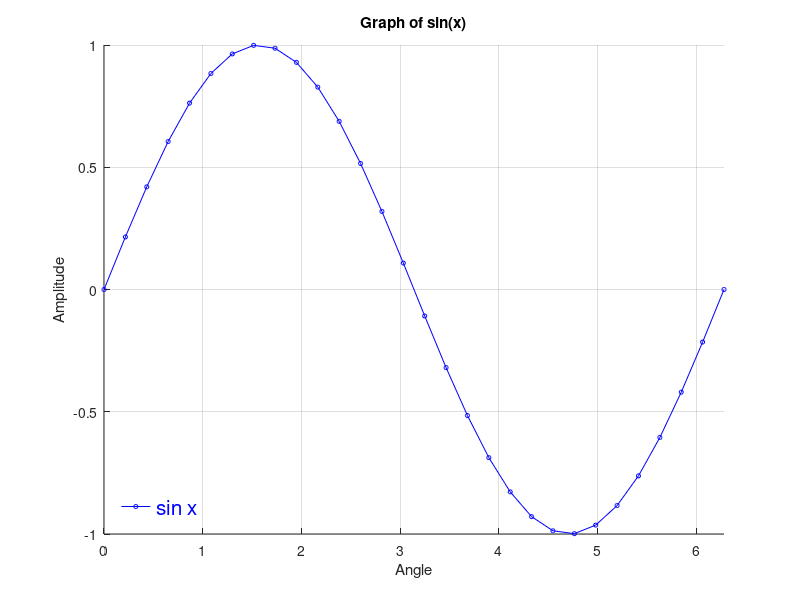

This chart was generated by the following MATLAB code:
% Name: Priyadarshan Ghosh
% Roll no.: 72
clc;
clf;
a = linspace(0, 2*pi, 30);
plot(a,sin(a), 'b -o', 'linewidth', 0.5, 'MarkerSize',3);
legend({'sin x'}, 'Location','southwest','FontSize',15,'TextColor','blue');
legend('boxoff');
title('Graph of sin(x)');
xlabel('Angle');
ylabel('Amplitude');
axis([0, 2*pi, -1, +1]);
grid on;
box off;
